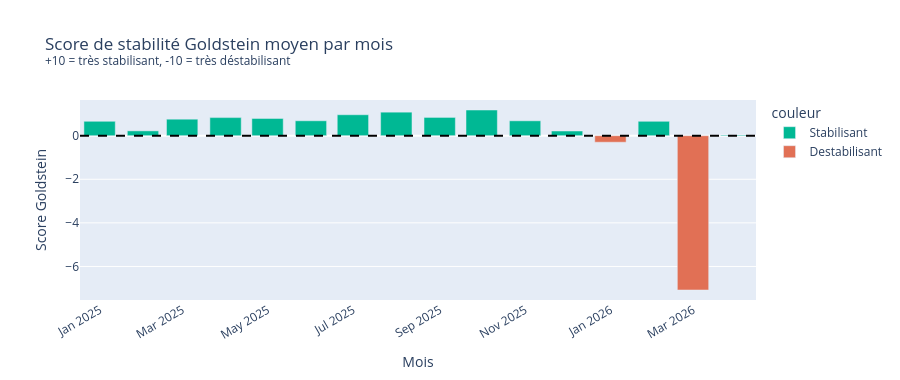

Source (notebook cell):
### Markdown cell above
---
## VIZ 7 — Score Goldstein : stabilité par mois
**Question** : La perception de la stabilité du Bénin évolue-t-elle dans le temps ?

### Code cell
if COL_GOLDSTEIN:
    df[COL_GOLDSTEIN] = pd.to_numeric(df[COL_GOLDSTEIN], errors='coerce')
    gold_monthly = df.groupby('_month')[COL_GOLDSTEIN].mean().reset_index()
    gold_monthly.columns = ['mois', 'goldstein_moyen']
    gold_monthly = gold_monthly.sort_values('mois')
    gold_monthly['couleur'] = gold_monthly['goldstein_moyen'].apply(
        lambda x: 'Stabilisant' if x >= 0 else 'Destabilisant'
    )

    fig = px.bar(
        gold_monthly, x='mois', y='goldstein_moyen',
        color='couleur',
        color_discrete_map={'Stabilisant': '#00b894', 'Destabilisant': '#e17055'},
        title='Score de stabilité Goldstein moyen par mois<br><sup>+10 = très stabilisant, -10 = très déstabilisant</sup>',
        labels={'mois': 'Mois', 'goldstein_moyen': 'Score Goldstein'},
        height=380
    )
    fig.add_hline(y=0, line_dash='dash', line_color='black')
    fig.update_layout(xaxis_tickangle=-30)
    fig.show()

    print(f"Score global : {df[COL_GOLDSTEIN].mean():.2f}")

### Figure 1 — Plotly figure (JSON) as saved in the notebook; plotly's stock layout.template omitted (floating-point values rounded to 4 significant figures)
{"data": [{"hovertemplate": "couleur=Stabilisant<br>Mois=%{x}<br>Score Goldstein=%{y}<extra></extra>", "legendgroup": "Stabilisant", "marker": {"color": "#00b894", "pattern": {"shape": ""}}, "name": "Stabilisant", "orientation": "v", "showlegend": true, "textposition": "auto", "type": "bar", "x": ["2025-01", "2025-02", "2025-03", "2025-04", "2025-05", "2025-06", "2025-07", "2025-08", "2025-09", "2025-10", "2025-11", "2025-12", "2026-02", "2026-04"], "xaxis": "x", "y": [0.6592, 0.2204, 0.7565, 0.8291, 0.7921, 0.6832, 0.9607, 1.079, 0.8379, 1.178, 0.682, 0.2143, 0.66, 0.03333], "yaxis": "y"}, {"hovertemplate": "couleur=Destabilisant<br>Mois=%{x}<br>Score Goldstein=%{y}<extra></extra>", "legendgroup": "Destabilisant", "marker": {"color": "#e17055", "pattern": {"shape": ""}}, "name": "Destabilisant", "orientation": "v", "showlegend": true, "textposition": "auto", "type": "bar", "x": ["2026-01", "2026-03"], "xaxis": "x", "y": [-0.3, -7.08], "yaxis": "y"}], "layout": {"barmode": "relative", "height": 380, "legend": {"title": {"text": "couleur"}, "tracegroupgap": 0}, "shapes": [{"line": {"color": "black", "dash": "dash"}, "type": "line", "x0": 0, "x1": 1, "xref": "x domain", "y0": 0, "y1": 0, "yref": "y"}], "title": {"text": "Score de stabilité Goldstein moyen par mois<br><sup>+10 = très stabilisant, -10 = très déstabilisant</sup>"}, "xaxis": {"anchor": "y", "domain": [0, 1], "tickangle": -30, "title": {"text": "Mois"}}, "yaxis": {"anchor": "x", "domain": [0, 1], "title": {"text": "Score Goldstein"}}}}
